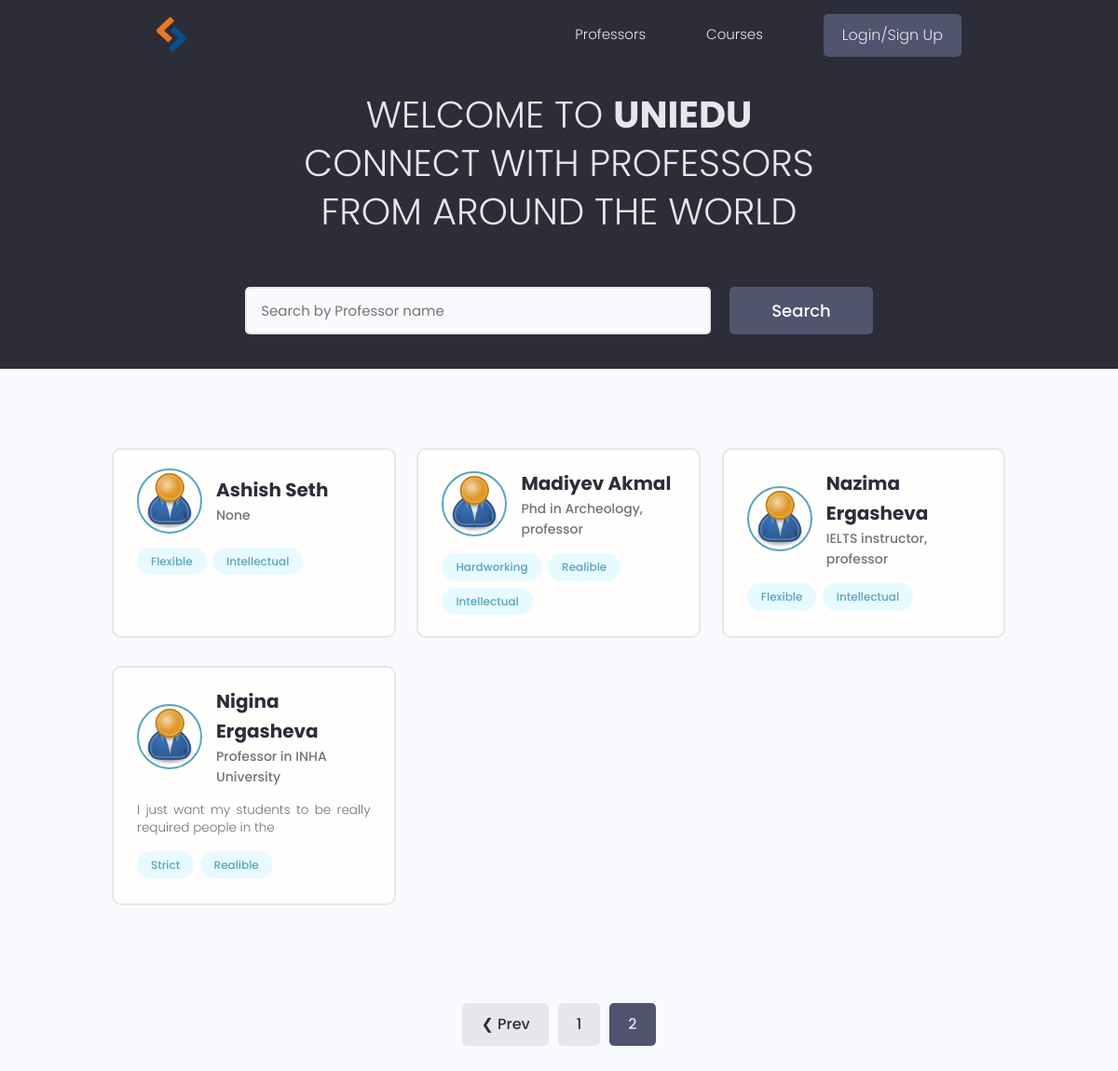
/?page=2, run on an earlier commit of the app's database.
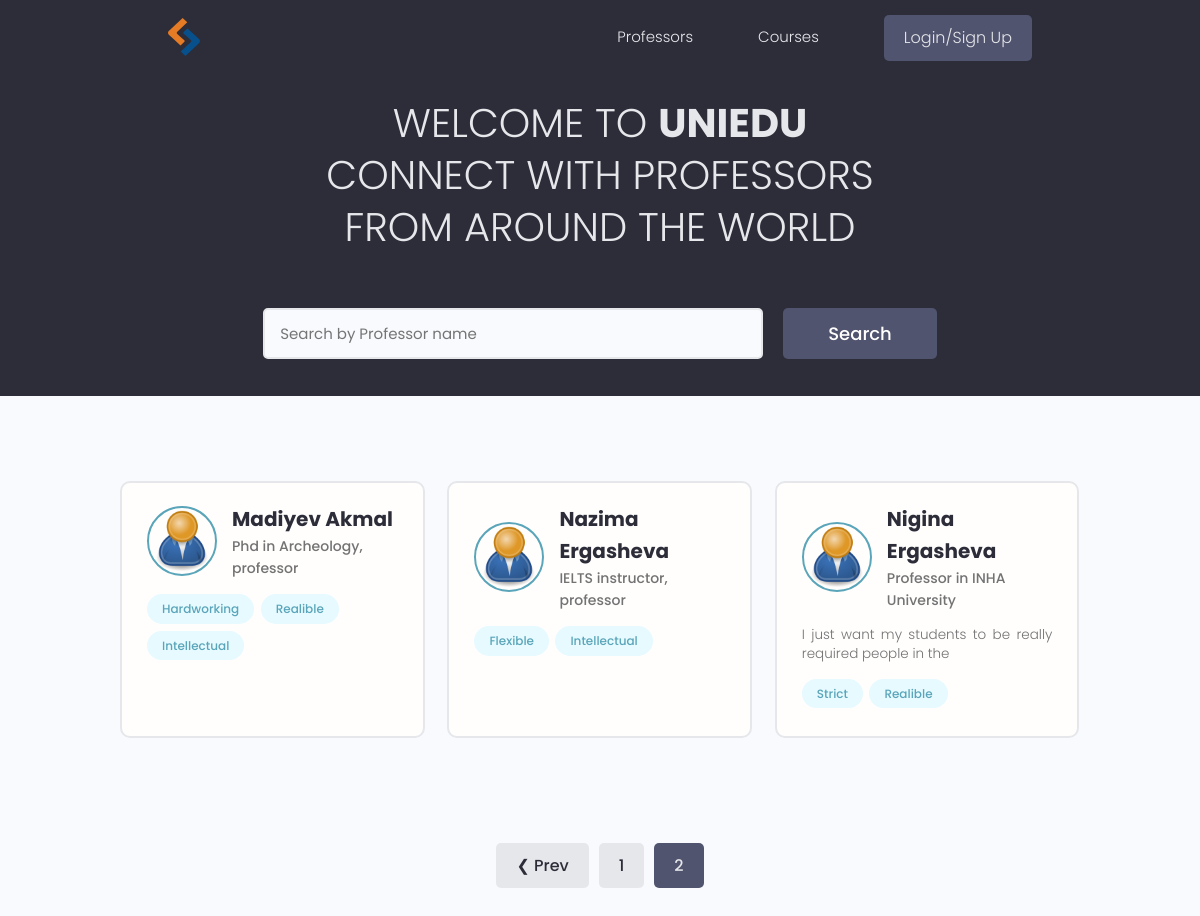
And on a later commit of the database.
### users/models.py (models this page shows, shortened)
class Profile(m.Model):
    user=m.OneToOneField(User,null=True,blank=True,on_delete=m.CASCADE)
    username=m.CharField(max_length=200,null=True,blank=True)
    name=m.CharField(max_length=200,null=True,blank=True)
    email=m.CharField(max_length=500,null=True,blank=True)
    short_intro=m.CharField(max_length=400,null=True,blank=True)
    bio=m.TextField(null=True,blank=True)
    profile_image=m.ImageField(null=True,blank=True,upload_to='profiles/',default='user-default.png')
    link=m.CharField(max_length=200,blank=True,null=True)
    skill=m.ManyToManyField('Skill',blank=True)
    date_created=m.DateTimeField(auto_now_add=True)
    id=m.UUIDField(default=uuid.uuid4,primary_key=True,editable=False,unique=True)
    class Meta:
        ordering=['date_created']
    @property
    def PimageURL(self):
        try:
            url=self.profile_image.url
        except:
            url=None
        return url

class Skill(m.Model):
    name=m.CharField(max_length=200,null=True,blank=True)
    description=m.TextField(null=True,blank=True)
    date_created=m.DateTimeField(auto_now_add=True)
    id=m.UUIDField(default=uuid.uuid4,primary_key=True,editable=False,unique=True)
    def __str__(self):
        return self.name

### users/views.py (the view)
# urls.py: path('',views.profiles,name='profiles'),
def profiles(request):
    text,profiles=searchProfiles(request)
    custom_range,profiles=paginateProfiles(request,profiles,3)
    currentUser=None
    if request.user.is_authenticated:
        currentUser=request.user.profile
    context={'profiles':profiles,'current':currentUser,'searchQuery':text,'custom_range':custom_range}
    return render(request,'users/profiles.html',context)

### users/utils.py (called while the page is built)
def paginateProfiles(request,profiles,results):
    page=request.GET.get('page')
    results=6
    paginator=Paginator(profiles,results)
    try:
        profiles=paginator.page(page)
    except PageNotAnInteger:
        page=1
        profiles=paginator.page(page)
    except EmptyPage:
        page=paginator.num_pages
        profiles=paginator.page(page)
    left_index=int(page)-1
    if left_index<1:
        left_index=1
    right_index=int(page)+2
    if right_index>paginator.num_pages:
        right_index=paginator.num_pages+1
    custom_range=range(left_index,right_index)
    return custom_range,profiles

def searchProfiles(request):
    text=''
    if request.GET.get('text'):
        text=request.GET.get('text')
    skills=Skill.objects.filter(name__icontains=text)
    profiles=Profile.objects.distinct().filter(
        Q(name__icontains=text)|
        Q(short_intro__icontains=text)|
        Q(skill__in=skills)
    )
    return text,profiles

### users/templates/users/profiles.html (shortened to what this page needs)
{% extends 'main.html' %}
{% block content %}
<main class="home">
    <section class="hero-section text-center">
      <div class="container container--narrow">
        <div class="hero-section__box">
          <h2>WELCOME TO <span> UNIEDU</span></h2>
          <h2>CONNECT WITH PROFESSORS</h2>
          <h2>FROM AROUND THE WORLD</h2>
        </div>
        <div class="hero-section__search">
          <form id="searchForm" class="form" action="{% url 'profiles' %}" method="get">
            <div class="form__field">
              <input class="input input--text" id="formInput#search" type="text" name="text"
               value="{{searchQuery}}" placeholder="Search by Professor name" />
            </div>
            <input class="btn btn--sub btn--lg" type="submit" value="Search" />
          </form>
        </div>
      </div>
    </section>
    <section class="devlist">
      <div class="container">
        <div class="grid grid--three">
          {% for profile in profiles %}
          <div class="column card">
            <div class="dev">
                {% if profile.id == current.id %}
                  <a href="{% url 'account' %}" class="card__body">
                {% else %}
                  <a href="{% url 'profile' profile.id %}" class="card__body">
                {% endif %}
                <div class="dev__profile">
                  <img class="avatar avatar--md" src="{{ profile.PimageURL }}" alt="image" />
                  <div class="dev__meta">
                    <h3>{{profile.name}}</h3>
                    <h5>{{profile.short_intro|slice:"60"}}</h5>
                  </div>
                </div>
                <p class="dev__info"> {{profile.bio|slice:"60"}}</p>
                <div class="dev__skills">
                    {% for skill in profile.skill.all %}
                  <span class="tag tag--pill tag--main">
                    <small>{{skill}}</small>
                  </span>
                  {% endfor %}
                </div>
              </a>
            </div>
          </div>
         {% endfor %}
        </div>
    </section>
    {% include 'pagination.html' with queryset=profiles custom_range=custom_range %}
  </main>
{% endblock content %}

What changed in the data, as far as the page shows it:
removed Profile: PimageURL (placeholder picture), name "Ashish Seth", short_intro "None", Skill (name "Flexible"), Skill (name "Intellectual")
